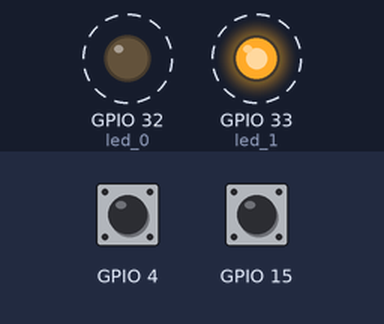
This program was run on a simulated ESP32. Parts: output pins drawn as LEDs (lit = HIGH). Dashed ring = blinking. Inputs (shaded band) come from the test bench; at power-on: GPIO 4 HIGH, GPIO 15 HIGH. What the program prints to the serial monitor is not drawn.

Above: at 1.5 s.
Timing chart, 0 to 5.6 s (numbered marks = the images above):
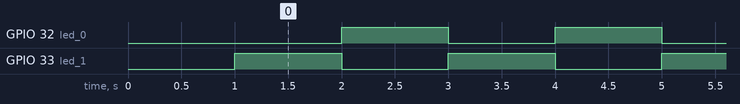

Measured:
- by itself, GPIO 32 (led_0), GPIO 33 (led_1): alternates HIGH for 1.0 s and LOW for 1.0 s

The program:

main.cpp
```cpp
#include <Arduino.h>

// ref from :
// https://github.com/Serpent999/ESP32_Touch_LED/blob/master/Touch_LED/Touch_LED.ino

/*
   Nikhil.P.Lokhande
   Project: ESP32 Touch Controled LED, using PWM
   Board: ESP32 Dev Module
   Touch Sensor Pin Layout
   T0 = GPIO4
   T1 = GPIO0
   T2 = GPIO2
   T3 = GPIO15
   T4 = GPIO13
   T5 = GPIO12
   T6 = GPIO14
   T7 = GPIO27
   T8 = GPIO33
   T9 = GPIO32 */

uint8_t led_0 = 32;
uint8_t led_1 = 33;
bool flash_mode = false;

void setup()
{
  Serial.begin(9600);
  delay(1000);
  // ledcAttachPin(led_0, 1);                                                    //Configure variable led, pin 18 to channel 1
  ledcSetup(2, 12000, 8);                                                  // 12 kHz PWM and 8 bit resolution
  ledcWrite(2, 100);                                                       // Write a test value of 100 to channel 1

  // ledcSetup(0, 12000, 8);                                                  // 12 kHz PWM and 8 bit resolution
  // ledcWrite(0, 100);                                                       // Write a test value of 100 to channel 1

  // Serial.println("Testing ledc 12 channel 1");

  pinMode(led_0, OUTPUT);
  pinMode(led_1, OUTPUT);

  // touchAttachInterrupt(T0, gotTouch, threshold);
  // touchAttachInterrupt(T1, gotTouch1, threshold);

}
void loop()
{
  Serial.println("Touch sensor value:");
  Serial.println(touchRead(T0));
  Serial.println(touchRead(T3));

  // {
  //   ledcWrite(1, (buff(T0)));                 // Using T0 for touch data
  // }

  digitalWrite(led_0, flash_mode ? HIGH : LOW);
  digitalWrite(led_1, flash_mode ? LOW : HIGH);

  flash_mode = !flash_mode;

  delay(1000);
}
```
